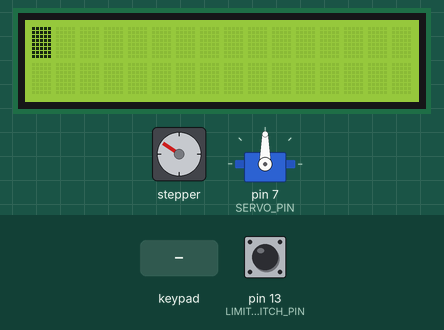
Simulated run of this sketch. Board: Arduino Mega 2560, built with avr-gcc and run on an emulated ATmega2560. On the bench: stepper motor, 16×2 character LCD, servo. Wiring (inferred from the names in the program): stepper motor (2048 steps per turn assumed): coils pin 8, pin 9, pin 10, pin 11. The test bench sets the inputs (shaded band); at power-on: pin 13 (LIMITSWITCH_PIN) HIGH. What the sketch prints to the serial monitor is not drawn.

Above: at 0.8 s.
0.9 s: pin 13 (LIMITSWITCH_PIN) pulled LOW for 0.15 s
At 1.6 s:
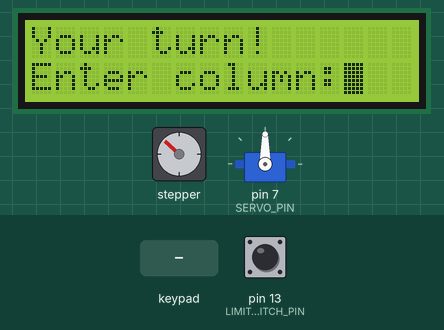
2.6 s: key '1' pressed
At 4.4 s:
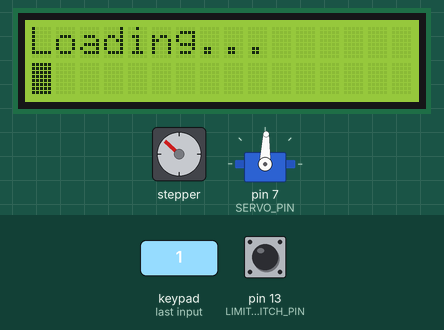
8.6 s: key 'A' pressed
11.6 s: keypad keys 2 2 2 4 2 6 2 8 pressed 0.4 s apart
At 12.9 s:
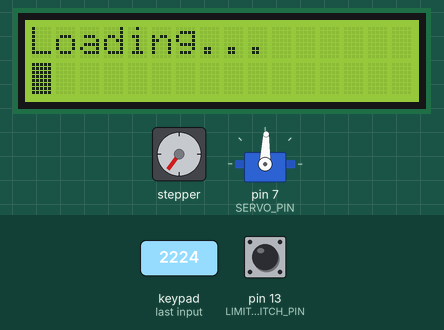
Timing chart, 0 to 44.1 s (numbered marks = the images above; inputs shaded):
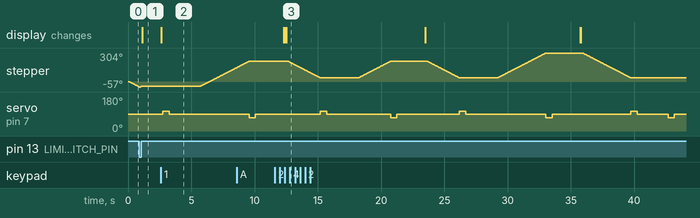

The sketch:

smartConnect4.ino
```cpp
#include "DeploySystem.h"
#include "MyServo.h"
#include "MyStepper.h"

#include "MyDisplay.h"
#include "MyKeypad.h"

#include "Board.h"
#include "Minimax.h"

#include "Melodies.h"

#define MINIMAX // Comment if you don't want to play with minimax algorithm

void setup() {
  // TERMINAL setup
  Serial.begin(9600);

  // 2x16 LCD DISPLAY setup
  setupDisplay();

  // SERVO setup
  setupServo();

  // LIMIT SWITCH setup
  setupLimitSwitch();

  // STEP MOTOR setup
  setupStepMotor();

  // Initialize board
  referenceSelector();
}

void loop() {
  playGame();

  lcdPrint("Press any button", "to restart...");
  getColumnFromKeypad();
  restartBoard();
  printBoard();
}


/*
 * @brief Handles AI turn
 */
void AITurn(){
  Serial.println("\n\n[AI turn]: Start");

  #ifndef MINIMAX
  Position pos = {.row = EMPTY, .col = EMPTY};
  pickBestPosition(AI_TOKEN, &pos);

  char buff[50];
  snprintf(buff, sizeof(buff),"Row = %d & Column = %d\n", pos.row, pos.col);
  Serial.print(buff);

  updateBoard(pos.row, pos.col, AI_TOKEN);
  Serial.println("[AI turn]: End");
  #endif

  #ifdef MINIMAX
  MinimaxResult mmr = minimax(3 , -INFINITY, INFINITY, true);

  char buff[50];
  snprintf(buff, sizeof(buff),"[AI turn]: Row = %d & Column = %d\n", mmr.position.row, mmr.position.col);
  Serial.print(buff);

  updateBoard(mmr.position.row, mmr.position.col, AI_TOKEN);
  Serial.println("[AI turn]: End");
  #endif
}


/*
 * @brief Handles user turn
 */
void userTurn() {
  Serial.println("\n\n[User turn]: Start");
  lcdPrint("Your turn!", "Enter column:");

  byte column = 0;
  byte row = NOT_VALID;
  while (true) {
    column = getColumnFromKeypad();

    // OffByOne. From user's perspective columns are numerated from 1 to 7.
    column--;

    row = validateColumn(column);
    if (row != NOT_VALID) break;

    lcdPrint("Not valid!", "Enter column:");
    Serial.println("[User turn]: Not correct column given");
  }

  lcdPrint("Loading...");
  updateBoard(row, column, USER_TOKEN);
  Serial.println("[User turn]: End");
}

/*
 * @brief Plays connect 4 until the game ends
 */
void playGame() {
  byte tokensDeployed = 0;
  while(tokensDeployed < 41){
    userTurn();
    if (isWin(USER_TOKEN)) {
      lcdPrint("GAME OVER", "You win! :)");
      playNokia();
      break;
    }

    AITurn();
    if (isWin(AI_TOKEN)) {
      lcdPrint("GAME OVER", "You lose! :(");
      playMario();
      break;
    }
    tokensDeployed++;
  }
}
```

Board.h
```cpp
/*
 * @file Board.h
 * @brief Contains board variable and some useful functions.
 */

#ifndef BOARD_HEADER
#define BOARD_HEADER

#include "DeploySystem.h"

#define ROWS 6
#define COLS 7

#define USER_TOKEN  'x'
#define AI_TOKEN    'o'

#define EMPTY 10
#define NOT_VALID 8

//#define LOGICAL_DEBUG

char board[ROWS][COLS] = {
//#COLS:  0    1    2    3    4    5    6    #ROWS
        {' ', ' ', ' ', ' ', ' ', ' ', ' '}, // 0
        {' ', ' ', ' ', ' ', ' ', ' ', ' '}, // 1
        {' ', ' ', ' ', ' ', ' ', ' ', ' '}, // 2
        {' ', ' ', ' ', ' ', ' ', ' ', ' '}, // 3
        {' ', ' ', ' ', ' ', ' ', ' ', ' '}, // 4
        {' ', ' ', ' ', ' ', ' ', ' ', ' '}, // 5
};


void restartBoard() {
  memset(board, ' ', sizeof(board));
}

/*
 * @brief Print the board on Serial
 */
void printBoard() {
  Serial.println();

  Serial.print(' ');
  for (byte col = 0; col < COLS; col++) {
    Serial.print(col+1);
    Serial.print(' ');
  }

  Serial.println();

  for (byte row = 0; row < ROWS; row++) {
    for (byte col = 0; col < COLS; col++) {
      char buff[3];
      snprintf(buff, sizeof(buff),"|%c", board[row][col]);
      Serial.print(buff);
    }
    Serial.print("| ");
    Serial.println(row);
  }
  Serial.println();
}


/*
 * @brief Get function to read board variable
*/
char getFromBoard(byte row, byte column) {
  return board[row][column];
}

/*
 * @brief Set function to modify board variable
*/
void setBoard(char token, byte row, byte column) {
  board[row][column] = token;
}

/**
 * @brief Updates physical and virtual board and additionally prints stuff for debugging
 */
void updateBoard(byte row, byte column, char token) {
    char buff[40];
    snprintf(buff, sizeof(buff),"[%s turn]: Column selected: %d\n", token == USER_TOKEN ? "User" : "AI", column);
    Serial.print(buff);

    board[row][column] = token;
    printBoard();

    memset(buff, 0, sizeof(buff));
    snprintf(buff, sizeof(buff),"[%s turn]: Moving mechanism...\n", token == USER_TOKEN ? "User" : "AI");
    Serial.print(buff);

    #ifndef LOGICAL_DEBUG
    deployToken(token, column);
    #endif
}


/*
 * @brief It validates if it is possible to push a token in a given column
 * @param column - byte column number selected
 * @return  row value to update the board or NOT_VALID if is not possible
 */
byte validateColumn(byte column) {
  if (column < 0 || column > 6) return  NOT_VALID;
  for (short row = 5; row >= 0; row--) {
    if (board[row][column] == ' ') return row;
  }

  return  NOT_VALID;
}

/*
 * @brief Check board for 'token' wins
 * @param token Token to be checked
 * @return True if win for 'token' is found and false otherwise
 */
bool isWin(char token) {
  // Check for horizontals
  for (byte row = 0; row < ROWS; row++) {
    for (byte col = 0; col < COLS - 3; col++) {
      if (board[row][col] == token && board[row][col + 1] == token && board[row][col + 2] == token && board[row][col + 3] == token)
        return true;
    }
  }

  // Check for verticals
  for (byte col = 0; col < COLS; col++) {
    for (byte row = 0; row < ROWS - 3; row++) {
      if (board[row][col] == token && board[row + 1][col] == token && board[row + 2][col] == token && board[row + 3][col] == token)
        return true;
    }
  }

  // Check for positive diagonals
  for (byte row = 0; row < ROWS - 3; row++) {
    for (byte col = 0; col < COLS - 3; col++) {
      if (board[row][col] == token && board[row + 1][col + 1] == token && board[row + 2][col + 2] == token && board[row + 3][col + 3] == token)
        return true;
    }
  }
  // Check for negative diagonals
  for (byte row = 0; row < ROWS - 3; row++) {
    for (byte col = COLS - 4; col < COLS; col++) {
      if (board[row][col] == token && board[row + 1][col - 1] == token && board[row + 2][col - 2] == token && board[row + 3][col - 3] == token)
        return true;
    }
  }

  return false;
}

/*
 * @brief Returns true if the board is full of tokens and false otherwise
 */
bool isBoardFull(void) {
  bool boardFull = false;
  for (byte col = 0; col < COLS; col++) {
    // If not empty spot found, board is not empty
    if (board[0][col] == ' ') break;

    // If all columns checked and still here, board is full
    if (col == COLS - 1) boardFull = true;
  }

  return boardFull;
}

#endif
```

DeploySystem.h
```cpp
/*
 * @file DeploySystem.h
 * @brief Contains all the logic for, selecting and deploying tokens to the board.
 * Basically, combines all the functionality of LimitSwitch.h, MyServo.h and MyStepper.h libraries.
 *
 * User tokens will be placed in left magazine and AI tokens in the rigth magazine
 */

#ifndef DEPLOYSYSTEM_HEADER
#define DEPLOYSYSTEM_HEADER

#include "LimitSwitch.h"
#include "MyServo.h"
#include "MyStepper.h"

// TODO: Redefine player tokens in order to not declaring in different files
#define USER_TOKEN  'x'
#define AI_TOKEN    'o'


/*
 * @brief Deploy chosen token into chosen column.
 */
void deployToken(char token, byte column) {
  setColumn(column);

  if (token == USER_TOKEN) {
    selectLeftToken();
  } else {
    selectRightToken();
  }
}

#endif
```

LimitSwitch.h
```cpp
/*
 * @file LimitSwitch.h
 * @brief Contains all functionality needed of a LIMIT SWITCH for this project.
 */

#ifndef LIMITSWITCH_HEADER
#define LIMITSWITCH_HEADER

#define LIMITSWITCH_PIN 13


/*
 * @brief Setup funtion. Used it in setup() in the main file.
 */

void setupLimitSwitch() {
  pinMode(LIMITSWITCH_PIN, INPUT);
}


/*
* @brief LIMIT SWITCH is configured in normally open state.
* @return LIMIT SWITCH state.
*/
int getLimitSwitchState(){
  if(digitalRead(LIMITSWITCH_PIN) == LOW){
    return 0;
  }
  else{
    return 1;
  }
}

#endif
```

Melodies.h
```cpp
/*
 * @file Melodies.h
 * @brief Contains tones and sounds to be played during game.
 */

#ifndef MELODIES_HEADER
#define MELODIES_HEADER

#define NOTE_B0  31
#define NOTE_C1  33
#define NOTE_CS1 35
#define NOTE_D1  37
#define NOTE_DS1 39
#define NOTE_E1  41
#define NOTE_F1  44
#define NOTE_FS1 46
#define NOTE_G1  49
#define NOTE_GS1 52
#define NOTE_A1  55
#define NOTE_AS1 58
#define NOTE_B1  62
#define NOTE_C2  65
#define NOTE_CS2 69
#define NOTE_D2  73
#define NOTE_DS2 78
#define NOTE_E2  82
#define NOTE_F2  87
#define NOTE_FS2 93
#define NOTE_G2  98
#define NOTE_GS2 104
#define NOTE_A2  110
#define NOTE_AS2 117
#define NOTE_B2  123
#define NOTE_C3  131
#define NOTE_CS3 139
#define NOTE_D3  147
#define NOTE_DS3 156
#define NOTE_E3  165
#define NOTE_F3  175
#define NOTE_FS3 185
#define NOTE_G3  196
#define NOTE_GS3 208
#define NOTE_A3  220
#define NOTE_AS3 233
#define NOTE_B3  247
#define NOTE_C4  262
#define NOTE_CS4 277
#define NOTE_D4  294
#define NOTE_DS4 311
#define NOTE_E4  330
#define NOTE_F4  349
#define NOTE_FS4 370
#define NOTE_G4  392
#define NOTE_GS4 415
#define NOTE_A4  440
#define NOTE_AS4 466
#define NOTE_B4  494
#define NOTE_C5  523
#define NOTE_CS5 554
#define NOTE_D5  587
#define NOTE_DS5 622
#define NOTE_E5  659
#define NOTE_F5  698
#define NOTE_FS5 740
#define NOTE_G5  784
#define NOTE_GS5 831
#define NOTE_A5  880
#define NOTE_AS5 932
#define NOTE_B5  988
#define NOTE_C6  1047
#define NOTE_CS6 1109
#define NOTE_D6  1175
#define NOTE_DS6 1245
#define NOTE_E6  1319
#define NOTE_F6  1397
#define NOTE_FS6 1480
#define NOTE_G6  1568
#define NOTE_GS6 1661
#define NOTE_A6  1760
#define NOTE_AS6 1865
#define NOTE_B6  1976
#define NOTE_C7  2093
#define NOTE_CS7 2217
#define NOTE_D7  2349
#define NOTE_DS7 2489
#define NOTE_E7  2637
#define NOTE_F7  2794
#define NOTE_FS7 2960
#define NOTE_G7  3136
#define NOTE_GS7 3322
#define NOTE_A7  3520
#define NOTE_AS7 3729
#define NOTE_B7  3951
#define NOTE_C8  4186
#define NOTE_CS8 4435
#define NOTE_D8  4699
#define NOTE_DS8 4978
#define REST      0

#define BUZZER_PIN 4


int marioMelody[] = {
  NOTE_C5,-4, NOTE_G4,-4, NOTE_E4,4, //45
  NOTE_A4,-8, NOTE_B4,-8, NOTE_A4,-8, NOTE_GS4,-8, NOTE_AS4,-8, NOTE_GS4,-8,
  NOTE_G4,8, NOTE_D4,8, NOTE_E4,-2,
};

void playMario() {
  int tempo = 200;
  int notes = sizeof(marioMelody) / sizeof(marioMelody[0]) / 2;
  int wholenote = (60000 * 4) / tempo;
  int divider = 0, noteDuration = 0;

  for (int thisNote = 0; thisNote < notes * 2; thisNote = thisNote + 2) {

    // calculates the duration of each note
    divider = marioMelody[thisNote + 1];
    if (divider > 0) {
      // regular note, just proceed
      noteDuration = (wholenote) / divider;
    } else if (divider < 0) {
      // dotted notes are represented with negative durations!!
      noteDuration = (wholenote) / abs(divider);
      noteDuration *= 1.5; // increases the duration in half for dotted notes
    }

    // we only play the note for 90% of the duration, leaving 10% as a pause
    tone(BUZZER_PIN, marioMelody[thisNote], noteDuration * 0.9);

    // Wait for the specief duration before playing the next note.
    delay(noteDuration);

    // stop the waveform generation before the next note.
    noTone(BUZZER_PIN);
  }
}

int nokiaMelody[] = {
  NOTE_E5, 8, NOTE_D5, 8, NOTE_FS4, 4, NOTE_GS4, 4,
  NOTE_CS5, 8, NOTE_B4, 8, NOTE_D4, 4, NOTE_E4, 4,
  NOTE_B4, 8, NOTE_A4, 8, NOTE_CS4, 4, NOTE_E4, 4,
  NOTE_A4, 2,
};

void playNokia() {
  int tempo = 250;
  int notes = sizeof(nokiaMelody) / sizeof(nokiaMelody[0]) / 2;
  int wholenote = (60000 * 4) / tempo;
  int divider = 0, noteDuration = 0;

  for (int thisNote = 0; thisNote < notes * 2; thisNote = thisNote + 2) {
    divider = nokiaMelody[thisNote + 1];
    if (divider > 0) {
      // regular note, just proceed
      noteDuration = (wholenote) / divider;
    } else if (divider < 0) {
      // dotted notes are represented with negative durations!!
      noteDuration = (wholenote) / abs(divider);
      noteDuration *= 1.5; // increases the duration in half for dotted notes
    }

    // we only play the note for 90% of the duration, leaving 10% as a pause
    tone(BUZZER_PIN, nokiaMelody[thisNote], noteDuration * 0.9);

    // Wait for the specief duration before playing the next note.
    delay(noteDuration);

    // stop the waveform generation before the next note.
    noTone(BUZZER_PIN);
  }
}

#endif
```

MyDisplay.h
```cpp
/*
 * @file MyDisplay.h
 * @brief LCD display initialization and little function for displaying messages easily
 *
 */

#ifndef MYDISPLAY_HEADER
#define MYDISPLAY_HEADER

#include <Wire.h>
#include <LiquidCrystal_I2C.h>

#define DISPLAY_WIDTH   16
#define DISPLAY_HEIGHT  2

#define I2C_address 0x3F // May need to be changed in your board. See README for more details.

LiquidCrystal_I2C lcd(I2C_address, DISPLAY_WIDTH, DISPLAY_HEIGHT);

/*
 * @brief Setup funtion. Used it in setup() in the main file.
 */
void setupDisplay() {
  lcd.begin();
  lcd.backlight();
  lcd.cursor();
  lcd.blink();
}


/*
 * @brief Print two strings in the LCD display. The strings length should be lower than 17 characters
 */
void lcdPrint(String s1, String s2="") {
  lcd.clear();
  lcd.setCursor(0, 0);
  lcd.print(s1);
  lcd.setCursor(0, 1);
  lcd.print(s2);
}

#endif
```

MyServo.h
```cpp
/*
 * @file MyServo.h
 * @brief Extension of Servo.h to include project macros related to the SERVO and some simple functions
 */


#ifndef MYSERVO_HEADER
#define MYSERVO_HEADER

#include <Servo.h>

#define SERVO_PIN 7

#define LEFT_MAGAZINE_ANGLE   105
#define DEPLOY_ANGLE          88
#define RIGHT_MAGAZINE_ANGLE  70

#define DEPLOY_DELAY          2200
#define MAGAZINE_SHIFT_DELAY  500

Servo servo;


/*
 * @brief Setup funtion. Used it in setup() in the main file.
 */
void setupServo() {
  servo.attach(SERVO_PIN);
}

/*
 * @brief Deploy a token to be deployed
 */
void deploy() {
  delay(MAGAZINE_SHIFT_DELAY);
  servo.write(DEPLOY_ANGLE);
  delay(DEPLOY_DELAY);
}

/*
 * @brief Select tokens from left magazine to be deployed
 */
void selectLeftToken() {
  servo.write(LEFT_MAGAZINE_ANGLE);
  deploy();
}

/*
 * @brief Select tokens from right magazine to be deployed
 */
void selectRightToken() {
  servo.write(RIGHT_MAGAZINE_ANGLE);
  deploy();
}

#endif
```

MyStepper.h
```cpp
/*
 * @file MyStepper.h
 * @brief This file handles all related to the STEP MOTOR, which is used to control the COLUMN SELECTOR.
 * There is a LIMIT SWITCH involved which detects if the COLUMN SELECTOR is fully extended. This means that the
 * COLUMN SELECTOR is currently aiming to the first column of the board.
 *
 * The STEP MOTOR model is 28byj-48 and include the ULN2003 driver.
 */

#ifndef MY_STEPPER_HEADER
#define MY_STEPPER_HEADER

#include "LimitSwitch.h"

/* STEP MOTOR defines ---------------------------------- */
#define MOTOR_PIN_1 8        // ULN2003 In1
#define MOTOR_PIN_2 9        // ULN2003 In2
#define MOTOR_PIN_3 10       // ULN2003 In3
#define MOTOR_PIN_4 11       // ULN2003 In4

#define MOTOR_SPEED 1250
#define STEPS_PER_COLUMN 125
#define REFERENCE_STEPS 15 // Used to adjust distance COLUMN SELECTOR and LIMIT SWITCH

/* Global variables for STEP MOTOR ---------------------- */
int motorLookup[8] = {B01001, B00001, B00011, B00010, B00110, B00100, B01100, B01000}; // STEP MOTOR steps sequence
byte currentColumn = 0;


/*
 * @brief Setup funtion. Used it in setup() in the main file.
 */
void setupStepMotor() {
  pinMode(MOTOR_PIN_1, OUTPUT);
  pinMode(MOTOR_PIN_2, OUTPUT);
  pinMode(MOTOR_PIN_3, OUTPUT);
  pinMode(MOTOR_PIN_4, OUTPUT);
}

/*
 * @brief Aux. function for rotating the STEP MOTOR
 */
void setOutput(int out){
  digitalWrite(MOTOR_PIN_1, bitRead(motorLookup[out], 0));
  digitalWrite(MOTOR_PIN_2, bitRead(motorLookup[out], 1));
  digitalWrite(MOTOR_PIN_3, bitRead(motorLookup[out], 2));
  digitalWrite(MOTOR_PIN_4, bitRead(motorLookup[out], 3));
}


/*
* @brief Handles STEP MOTOR rotation in "turn" direction for "steps" amount of steps
* @param turn   Moving direction of COLUMN SELECTOR. 'R' moves COLUMN SELECTOR to the rigth and 'L' moves COLUMN SELECTOR to the left
* @param steps  Amount of steps to rotate
*/
void rotate(char turn, int steps){
  for(int j = 0; j < steps; j++){
    if(turn == 'R'){
      for(int i = 0; i < 8; i++){
        setOutput(i);
        delayMicroseconds(MOTOR_SPEED);
      }
    }
    if(turn == 'L'){
      for(int i = 7; i >= 0; i--){
        setOutput(i);
        delayMicroseconds(MOTOR_SPEED);
      }
    }
  }
  digitalWrite(MOTOR_PIN_1, 0);
  digitalWrite(MOTOR_PIN_2, 0);
  digitalWrite(MOTOR_PIN_3, 0);
  digitalWrite(MOTOR_PIN_4, 0);
}


/*
 * @brief Adjust the COLUMN SELECTOR to aim the first column
 */
void referenceSelector(){
  Serial.println("[SYSTEM]: Referencing...");

  while(getLimitSwitchState() == 1){
    rotate('L', 1);
  }
  delay(50);
  rotate('R', REFERENCE_STEPS);
  currentColumn = 0;

  Serial.println("[SYSTEM]: Referencing DONE");
}

/*
 * @brief Move the COLUMN SELECTOR to the chosen column. Also updates the currentColumn variable.
 * @param column Chosen column
 */
void setColumn(byte column) {
  int columnsToMove = currentColumn - column;
  char direction;

  if (columnsToMove == 0) return; // No need to move COLUMN SELECTOR

  if (column > currentColumn) direction = 'R';  // Move COLUMN SELECTOR to the right
  else direction = 'L';                         // Move COLUMN SELECTOR to the left

  rotate(direction, STEPS_PER_COLUMN * abs(columnsToMove));
  currentColumn = column;
}

#endif
```

MyKeypad.h
```cpp
/*
 * @file MyKeypad.h
 * @brief Little extension of Keypad.h to use it in this project
 *
 */

#ifndef MYKEYPAD_HEADER
#define MYKEYPAD_HEADER

#include <Keypad.h>

#define PAD_COLS 4
#define PAD_ROWS 4


char keys[PAD_ROWS][PAD_COLS] = {
  {'1','2','3','A'},
  {'4','5','6','B' },
  {'7','8','9','C'},
  {'*','0','#','D'}
};

// Digital pins to connect the Keypad
byte colPins[PAD_ROWS] = {22, 24, 26, 28};
byte rowPins[PAD_COLS] = {30, 32, 34, 36};

Keypad keypad = Keypad(makeKeymap(keys), colPins, rowPins, PAD_ROWS, PAD_COLS);

/*
 * @brief Get column from user interaction with the keypad in blocking mode.
 * @return Column introduced converted from char to byte
 */
byte getColumnFromKeypad() {
  return keypad.waitForKey() - '0';
}

#endif
```

Source omitted: Minimax.h (6914 bytes)

Measured:
- after the input at 0.9 s, the display: changes after 0.23 s (image 1)
- after the input at 2.6 s, stepper: keeps turning clockwise at about 69°/s, starting after 3.2 s; servo on pin 7 (SERVO_PIN): 90° → 105° after 0.16 s, → 88° 0.50 s later; the display: changes at once (image 2)
- after the input at 11.6 s, stepper: turns 176° counter-clockwise in 2.5 s, then 176° clockwise in 2.5 s, then 176° counter-clockwise in 2.5 s, then 264° clockwise in 3.8 s, and so on; servo on pin 7 (SERVO_PIN): 88° → 105° after 3.6 s, → 88° 0.50 s later, → 70° 5.1 s later, → 88° 0.50 s later, … (12 changes in this stretch)
